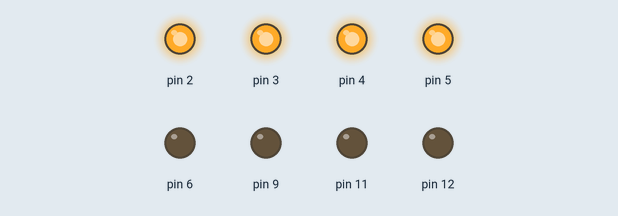
This sketch was run on a simulated Arduino Uno, built with avr-gcc and run on an emulated ATmega328P. Shown: output pins drawn as LEDs (lit = HIGH). What the sketch prints to the serial monitor is not drawn.

Above: at 0.1 s.
Timing chart, 0 to 1.6 s (numbered marks = the images above):
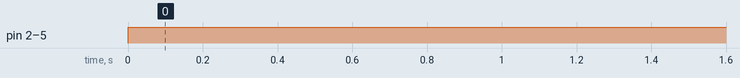

Measured:
- by itself, pin 2–5: LOW → HIGH at 0.00 s

The sketch:

AD558_control.ino
```cpp
void setup() {
  // put your setup code here, to run once:
  pinMode(2, OUTPUT);
  pinMode(3, OUTPUT);
  pinMode(4, OUTPUT);
  pinMode(5, OUTPUT);
  pinMode(6, OUTPUT);
  pinMode(9, OUTPUT);
  pinMode(11, OUTPUT);
  pinMode(12, OUTPUT);

  Serial.begin(9600);
}

void loop() {
  // put your main code here, to run repeatedly:
  static byte data = B00001111;
  digitalWrite(2, data & 0b00000001);
  digitalWrite(3, (data >> 1) & 0b00000001);
  digitalWrite(4, (data >> 2) & 0b00000001);
  digitalWrite(5, (data >> 3) & 0b00000001);
  digitalWrite(6, (data >> 4) & 0b00000001);
  digitalWrite(9, (data >> 5) & 0b00000001);
  digitalWrite(11, (data >> 6) & 0b00000001);
  digitalWrite(12, (data >> 7) & 0b00000001);

  //data++;
  Serial.println(data);
  //delay(1000);

}
```
